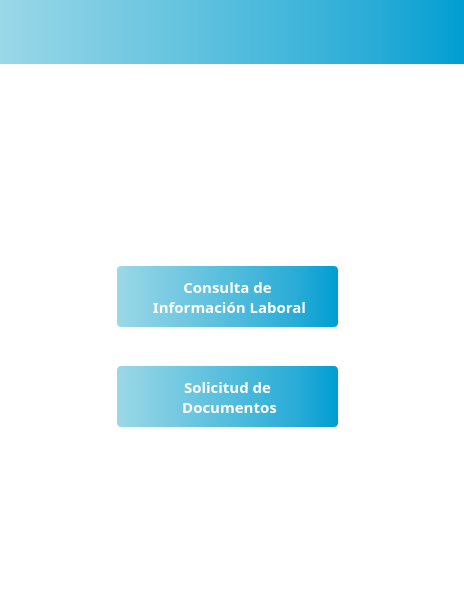
<?xml version="1.0" encoding="UTF-8"?>
<ui version="4.0">
 <class>EmpleadoMenu</class>
 <widget class="QWidget" name="EmpleadoMenu">
  <property name="geometry">
   <rect>
    <x>0</x>
    <y>0</y>
    <width>464</width>
    <height>600</height>
   </rect>
  </property>
  <property name="windowTitle">
   <string>EmpleadoMenu</string>
  </property>
  <property name="styleSheet">
   <string notr="true">/*
#menuForm { 
background: rba(0, 0, 0, 80);
border-radius: 8px;
}
*/
#EmpleadoMenu {background: rgba(255, 255, 255, 1)}
#topPanel {
background-color: qlineargradient(spread:pad, x1:0, y1:0, x2:1, y2:0, stop:0 #9bd8e7, stop:0.2 #7fcde3, stop:0.4 #63c3df, stop:0.6 #47b8db, stop:0.8 #2bacd7, stop:1 #009ed2);
}

/*
#loginButton {
color: black;
backgroun-color: #27a9e3;
border-width: 0px;
border-radius: 3px;
}
*/
</string>
  </property>
  <layout class="QVBoxLayout" name="verticalLayout">
   <property name="leftMargin">
    <number>0</number>
   </property>
   <property name="topMargin">
    <number>0</number>
   </property>
   <property name="rightMargin">
    <number>0</number>
   </property>
   <property name="bottomMargin">
    <number>0</number>
   </property>
   <item>
    <widget class="QWidget" name="topPanel" native="true">
     <layout class="QHBoxLayout" name="horizontalLayout_3">
      <property name="topMargin">
       <number>55</number>
      </property>
     </layout>
    </widget>
   </item>
   <item>
    <layout class="QHBoxLayout" name="horizontalLayout_4">
     <property name="topMargin">
      <number>0</number>
     </property>
     <item>
      <widget class="QLabel" name="label">
       <property name="sizePolicy">
        <sizepolicy hsizetype="Fixed" vsizetype="Fixed">
         <horstretch>0</horstretch>
         <verstretch>0</verstretch>
        </sizepolicy>
       </property>
       <property name="minimumSize">
        <size>
         <width>150</width>
         <height>150</height>
        </size>
       </property>
       <property name="styleSheet">
        <string notr="true"/>
       </property>
       <property name="text">
        <string/>
       </property>
       <property name="pixmap">
        <pixmap resource="resources.qrc">:/logo/Images/Logo3.png</pixmap>
       </property>
      </widget>
     </item>
    </layout>
   </item>
   <item>
    <spacer name="verticalSpacer_2">
     <property name="orientation">
      <enum>Qt::Vertical</enum>
     </property>
     <property name="sizeType">
      <enum>QSizePolicy::Fixed</enum>
     </property>
     <property name="sizeHint" stdset="0">
      <size>
       <width>20</width>
       <height>10</height>
      </size>
     </property>
    </spacer>
   </item>
   <item>
    <layout class="QHBoxLayout" name="horizontalLayout_5">
     <property name="topMargin">
      <number>0</number>
     </property>
     <item>
      <widget class="QWidget" name="menuForm" native="true">
       <property name="sizePolicy">
        <sizepolicy hsizetype="Fixed" vsizetype="Fixed">
         <horstretch>0</horstretch>
         <verstretch>0</verstretch>
        </sizepolicy>
       </property>
       <property name="minimumSize">
        <size>
         <width>350</width>
         <height>200</height>
        </size>
       </property>
       <widget class="QPushButton" name="consultaButton">
        <property name="enabled">
         <bool>true</bool>
        </property>
        <property name="geometry">
         <rect>
          <x>60</x>
          <y>30</y>
          <width>221</width>
          <height>61</height>
         </rect>
        </property>
        <property name="font">
         <font>
          <family>Arial Black</family>
          <pointsize>-1</pointsize>
          <italic>false</italic>
          <bold>true</bold>
          <underline>false</underline>
          <strikeout>false</strikeout>
         </font>
        </property>
        <property name="styleSheet">
         <string notr="true">#consultaButton {
background-color: qlineargradient(spread:pad, x1:0, y1:0, x2:1, y2:0, stop:0 #9bd8e7, stop:0.2 #7fcde3, stop:0.4 #63c3df, stop:0.6 #47b8db, stop:0.8 #2bacd7, stop:1 #009ed2);
border: none;
color: #fff;
padding: 10px 20px;
border-radius: 4px;
font-weight: 1000;
font-family: &quot;Arial Black&quot;, sans-serif;
font-weight: bold;
font-size: 15px;
}

#consultaButton:pressed {
background-color: #cccccc;
}

#consultaButton:checked {
background-color: #cccccc;
}
</string>
        </property>
        <property name="text">
         <string>Consulta de 
 Información Laboral</string>
        </property>
       </widget>
       <widget class="QPushButton" name="solicitudButton">
        <property name="enabled">
         <bool>true</bool>
        </property>
        <property name="geometry">
         <rect>
          <x>60</x>
          <y>130</y>
          <width>221</width>
          <height>61</height>
         </rect>
        </property>
        <property name="font">
         <font>
          <family>Arial Black</family>
          <pointsize>-1</pointsize>
          <italic>false</italic>
          <bold>true</bold>
          <underline>false</underline>
          <strikeout>false</strikeout>
         </font>
        </property>
        <property name="styleSheet">
         <string notr="true">#solicitudButton {
background-color: qlineargradient(spread:pad, x1:0, y1:0, x2:1, y2:0, stop:0 #9bd8e7, stop:0.2 #7fcde3, stop:0.4 #63c3df, stop:0.6 #47b8db, stop:0.8 #2bacd7, stop:1 #009ed2);
border: none;
color: #fff;
padding: 10px 20px;
border-radius: 4px;
font-weight: 1000;
font-family: &quot;Arial Black&quot;, sans-serif;
font-weight: bold;
font-size: 15px;
}

#solicitudButton:pressed {
background-color: #cccccc;
}

#solicitudButton:checked {
background-color: #cccccc;
}</string>
        </property>
        <property name="text">
         <string>Solicitud de
 Documentos</string>
        </property>
       </widget>
      </widget>
     </item>
    </layout>
   </item>
   <item>
    <layout class="QHBoxLayout" name="horizontalLayout">
     <property name="topMargin">
      <number>20</number>
     </property>
     <item>
      <spacer name="horizontalSpacer">
       <property name="orientation">
        <enum>Qt::Horizontal</enum>
       </property>
       <property name="sizeType">
        <enum>QSizePolicy::Fixed</enum>
       </property>
       <property name="sizeHint" stdset="0">
        <size>
         <width>305</width>
         <height>20</height>
        </size>
       </property>
      </spacer>
     </item>
     <item>
      <widget class="QPushButton" name="logout">
       <property name="sizePolicy">
        <sizepolicy hsizetype="Fixed" vsizetype="Fixed">
         <horstretch>50</horstretch>
         <verstretch>50</verstretch>
        </sizepolicy>
       </property>
       <property name="styleSheet">
        <string notr="true">#logout {
background-color: white;
/*padding: 10px 20px;*/
border-radius: 4px;
}

#logout:pressed {
background-color: white;
}

#logout:checked {
background-color: white;
}</string>
       </property>
       <property name="text">
        <string/>
       </property>
       <property name="icon">
        <iconset resource="resources.qrc">
         <normaloff>:/icons/Images/logout.png</normaloff>:/icons/Images/logout.png</iconset>
       </property>
       <property name="iconSize">
        <size>
         <width>50</width>
         <height>40</height>
        </size>
       </property>
      </widget>
     </item>
    </layout>
   </item>
   <item>
    <spacer name="verticalSpacer">
     <property name="orientation">
      <enum>Qt::Vertical</enum>
     </property>
     <property name="sizeHint" stdset="0">
      <size>
       <width>20</width>
       <height>30</height>
      </size>
     </property>
    </spacer>
   </item>
  </layout>
 </widget>
 <resources>
  <include location="resources.qrc"/>
 </resources>
 <connections/>
</ui>
